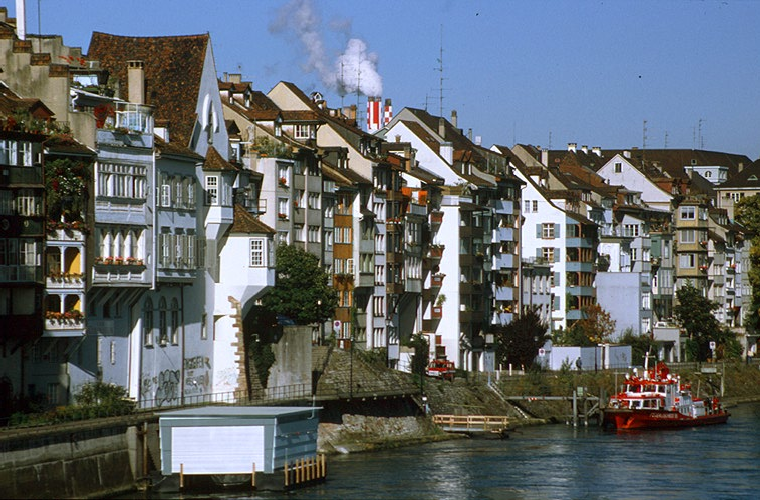
//> input picture basel3.bmp, 760 x 500 px
$ ./Source   (built with g++ and OpenCV 4)
//> lines starting //> are read from the running program, lines starting //| are printed output that depends on the picture
//> further down, image is the input picture: 500 rows x 760 cols, CV_8UC3; mean B, G, R 107.2, 102.8, 96.5
#include <iostream>
#include <opencv2/opencv.hpp>
#define _USE_MATH_DEFINES
#include <math.h>

using namespace cv;
using namespace std;

Mat HSI(Mat image) {			// Function to convert the image to HSI domain
	float red, green, blue, hue, saturation, intensity;
	Mat hsi_image(image.rows, image.cols, image.type());
	for (int i = 0; i < image.rows; i++)
	{
		for (int j = 0; j < image.cols; j++)
		{
			blue = image.at<Vec3b>(i, j)[0];
			green = image.at<Vec3b>(i, j)[1];
			red = image.at<Vec3b>(i, j)[2];

			intensity = (blue + green + red) / 3;

			int min_val = 0;
			min_val = std::min(red, std::min(blue, green));

			saturation = 1 - 3 * (min_val / (blue + green + red));
			if (saturation < 0.00001)
			{
				saturation = 0;
			}
			else if (saturation > 0.99999) {
				saturation = 1;
			}

			if (saturation != 0)
			{
				hue = 0.5 * ((red - green) + (red - blue)) / sqrt(((red - green)*(red - green)) + ((red - blue)*(green - blue)));
				hue = acos(hue);

				if (blue <= green)
				{
					hue = hue;
				}
				else {
					hue = ((360 * 3.14159265) / 180.0) - hue;
				}
			}

			// [4 lines of commented-out code are left out]
			hsi_image.at<Vec3b>(i, j)[2] = intensity;

		}
	}
//> this loop made 500 passes
//> (blue, green, red, intensity, saturation, hue) on passes 1 to 3: (191, 133, 98, 140.7, 0.303, 3.81), (195, 137, 102, 144.7, 0.295, 3.81), (197, 139, 104, 146.7, 0.291, 3.81)
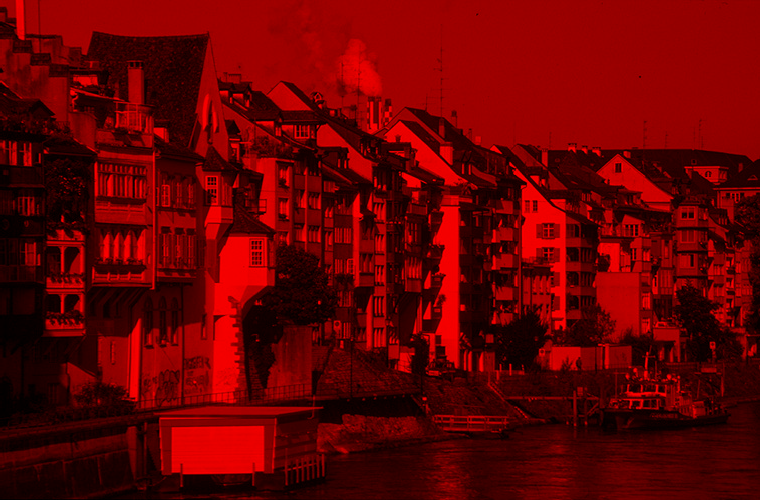
//> hsi_image: 500 rows x 760 cols, CV_8UC3; mean B, G, R 0, 0, 101.9
//> after the loop, blue = 89; green = 71; red = 42; intensity = 67.33; saturation = 0.376; hue = 3.53
	return hsi_image;
}

Mat CALCULATE_DCT(Mat hsi) {
	Mat dct_image(hsi.rows, hsi.cols, hsi.type());
	int height = hsi.rows - (hsi.rows % 8);		// To get the exact bound
//> height = 496
	int width = hsi.cols - (hsi.cols % 8);
//> width = 760
	float temp;

	for (int m = 0; m < height; m += 8)			// Further dividing into blocks
	{
		for (int n = 0; n < width; n += 8)
		{
			for (int i = m; i < m + 8; i++)
			{
				for (int j = n; j < n + 8; j++)
				{
					double Ci, Cj;
					temp = 0.0;
					if (i == 0) Ci = 1.0 / sqrt(2.0); else Ci = 1.0;
					if (j == 0) Cj = 1.0 / sqrt(2.0); else Cj = 1.0;
					for (int x = m; x < m + 8; x++)
					{
						for (int y = n; y < n + 8; y++)
						{
							temp += (hsi.at<Vec3b>(x, y)[2]) *(cos((((2 * x) + 1)) * ((i * 3.14159)) / (2 * 8))) *(cos((((2 * y) + 1)) * ((j * 3.14159)) / (2 * 8)));
						}
					}
					temp *= ((2 / sqrt(8 * 8)))*(Ci * Cj);
					dct_image.at<Vec3b>(i, j)[2] = int(temp);				// To finally add the value to dct_image matrix
				}
			}
		}
	}
//> this loop made 62 passes
//> temp on passes 1 to 12: 0.114, -0.468, -0.0702, -0.168, 0.587, -1, 0.251, 0.284, -0.419, 1.41, -0.615, 1.03
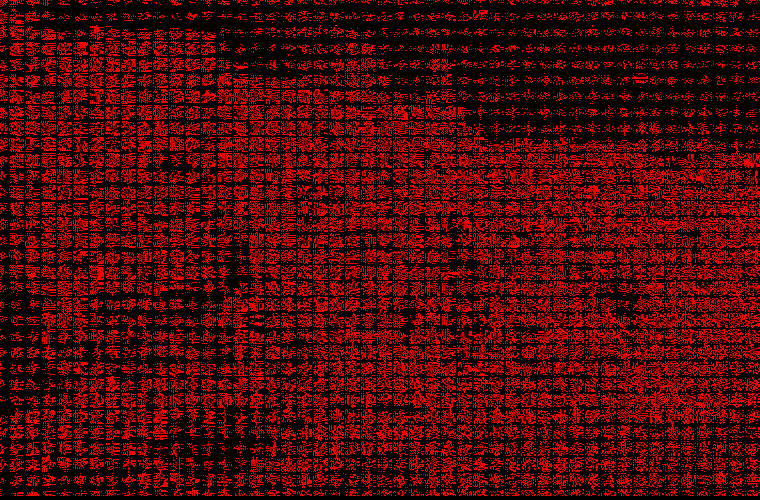
//> dct_image: 500 rows x 760 cols, CV_8UC3; mean B, G, R 0, 0, 76.7
//> after the loop, temp = 2.32

	return dct_image;

}

Mat CALCULATE_DCT_DC_PART(Mat dct) {

	int height = dct.rows - (dct.rows % 8);
//> height = 496
	int width = dct.cols - (dct.cols % 8);
//> width = 760
	float temp;
	Mat dct_dc_image(dct.rows, dct.cols, dct.type());
	dct_dc_image = dct.clone();
	for (int m = 0; m < height; m += 8)
	{
		for (int n = 0; n < width; n += 8)
		{
			for (int i = m; i < m + 8; i++)
			{
				for (int j = n; j < n + 8; j++)
				{
					double Ci, Cj;
					temp = 0.0;
					if (i == 0) Ci = 1.0 / sqrt(2.0); else Ci = 1;
					if (j == 0) Cj = 1.0 / sqrt(2.0); else Cj = 1;
					for (int x = m; x < m + 8; x++)
					{
						for (int y = n; y < n + 8; y++)
						{
							if (i == m && j == n)
							{
								dct_dc_image.at<Vec3b>(i, j)[2] = dct_dc_image.at<Vec3b>(i, j)[2];
							}
							else
							{
								dct_dc_image.at<Vec3b>(i, j)[2] = 0;
							}
						}
					}

				}
			}
		}
	}
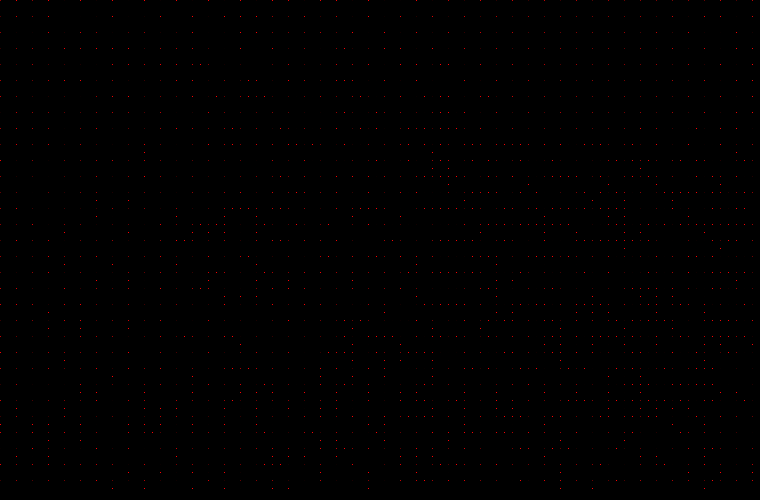
//> dct_dc_image: 500 rows x 760 cols, CV_8UC3; mean B, G, R 0, 0, 0.8
//> after the loop, temp = 0
	return dct_dc_image;
}
Mat CALCULATE_DCT_9_DC_PARTS(Mat dct) {
	Mat freqimg(dct.rows, dct.cols, dct.type());
	Mat dcts(dct.rows, dct.cols, dct.type());
	Mat d1(dct.rows, dct.cols, dct.type());

	dcts = dct.clone();

	int height = dct.rows - (dct.rows % 8);
//> height = 496
	int width = dct.cols - (dct.cols % 8);
//> width = 760
	float temp;

	Mat dct_9dc_image(dct.rows, dct.cols, dct.type());
	dct_9dc_image = dct.clone();
	for (int m = 0; m < height; m += 8)
	{
		for (int n = 0; n < width; n += 8)
		{
			for (int i = m; i < m + 8; i++)
			{
				for (int j = n; j < n + 8; j++)
				{
					double Ci, Cj;
					temp = 0.0;
					if (i == 0) Ci = 1.0 / sqrt(2.0); else Ci = 1;
					if (j == 0) Cj = 1.0 / sqrt(2.0); else Cj = 1;
					for (int x = m; x < m + 8; x++)
					{
						for (int y = n; y < n + 8; y++)
						{
							if (i == m && j == n || i == m && j == n + 1 || i == m && j == n + 2 || i == m && j == n + 3 || i == m + 1 && j == n || i == m + 1 && j == n + 1 || i == m + 1 && j == n + 2 || i == m + 2 && j == n || i == m + 2 && j == n + 1)
							{
								dct_9dc_image.at<Vec3b>(i, j)[2] = dct_9dc_image.at<Vec3b>(i, j)[2];
							}
							else
							{
								dct_9dc_image.at<Vec3b>(i, j)[2] = 0;
							}
						}
					}

				}
			}
		}
	}
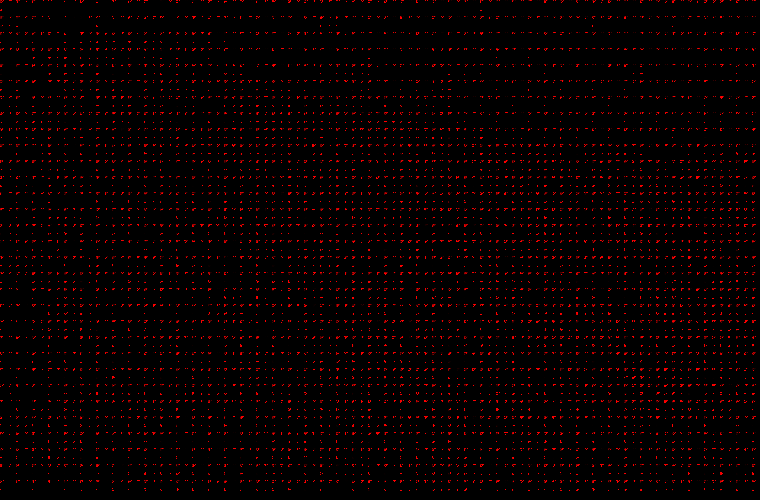
//> dct_9dc_image: 500 rows x 760 cols, CV_8UC3; mean B, G, R 0, 0, 9.2
//> after the loop, temp = 0
	return dct_9dc_image;
}

Mat CALCULATE_IDCT(Mat dct) {
	int height = dct.rows - (dct.rows % 8);
//> height = 496
	int width = dct.cols - (dct.cols % 8);
//> width = 760
	float temp;
	Mat idct_dc_image(dct.rows, dct.cols, dct.type());
	for (int m = 0; m < height; m += 8)
	{
		for (int n = 0; n < width; n += 8)
		{
			for (int i = m; i < m + 8; i++)
			{
				for (int j = n; j < n + 8; j++)
				{
					double Ci, Cj;
					temp = 0.0;
					if (i == 0) Ci = 1.0 / sqrt(2.0); else Ci = 1.0;
					if (j == 0) Cj = 1.0 / sqrt(2.0); else Cj = 1.0;
					for (int x = m; x < m + 8; x++)
					{
						for (int y = n; y < n + 8; y++)
						{

							temp += (dct.at<Vec3b>(x, y)[2]) *(cos((((2 * i) + 1)) * ((x * 3.14159)) / (2 * 8))) *(cos((((2 * j) + 1)) * ((y * 3.14159)) / (2 * 8))) *(Ci*Cj);
						}
					}
					temp *= ((2 / sqrt(8 * 8)));
					idct_dc_image.at<Vec3b>(i, j)[2] = int(temp);				//Finally adding the pixel values to idct_image
				}
			}
		}
	}
//> this loop made 62 passes
//> temp on passes 1 to 12: -46.16, 0, 54.26, 0, -6.14, 0, 58.19, 0, -62.61, 0, 62.61, 0
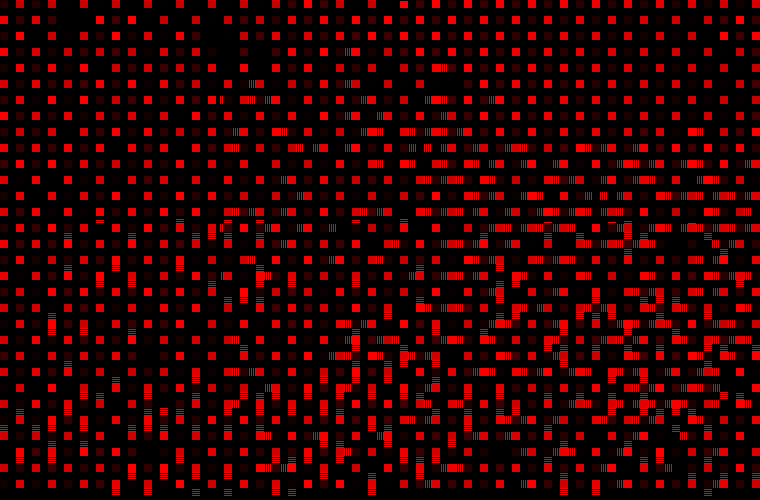
//> idct_dc_image: 500 rows x 760 cols, CV_8UC3; mean B, G, R 0, 0, 41.2
//> after the loop, temp = 0


	return idct_dc_image;
}


int main()
{
	std::ofstream ofs1, ofs2;
	ofs1.open("test.txt", std::ofstream::out | std::ofstream::app);
	ofs2.open("testfreqimg.txt", std::ofstream::out | std::ofstream::app);


	Mat image;

	// LOAD image
	image = imread("basel3.bmp", CV_LOAD_IMAGE_COLOR);
	if (image.empty())
		cerr << "Error: Loading image" << endl;

	Mat hsi(image.rows, image.cols, image.type());
	Mat dct_image(hsi.rows, hsi.cols, hsi.type());
	Mat dct_dc_image(hsi.rows, hsi.cols, hsi.type());
	Mat dct_9dc_image(hsi.rows, hsi.cols, hsi.type());
	Mat idct_dc_image(hsi.rows, hsi.cols, hsi.type());
	Mat idct_9dc_image(hsi.rows, hsi.cols, hsi.type());
	hsi = HSI(image);  //Conversion of image to HSI

	dct_image = CALCULATE_DCT(hsi);  // Creates a DCT image

	dct_dc_image = CALCULATE_DCT_DC_PART(dct_image); // Keeps only DC components in an image

	dct_9dc_image = CALCULATE_DCT_9_DC_PARTS(dct_image);  // Keeps the first 9 lowest frequencies

	idct_dc_image = CALCULATE_IDCT(dct_dc_image);  // IDCT OF DC COMPONENTS

	idct_9dc_image = CALCULATE_IDCT(dct_9dc_image); // IDCGT OF first 9 LOWEST FREQUENCY COMPONENTS
//> the loop in CALCULATE_IDCT (call 2), `for (int m = 0; m < height; m += 8)` made 62 passes
//> temp on passes 1 to 12: -54.26, 0, 31.45, 0, 75.73, 0.0481, -21.63, 0, 15.53, 0, 42.39, 0
//> after the loop in CALCULATE_IDCT (call 2), `for (int m = 0; m < height; m += 8)`:
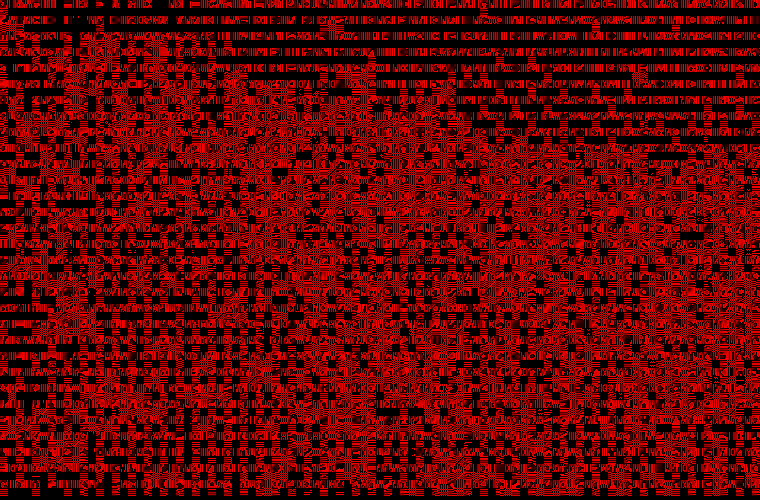
//> idct_dc_image: 500 rows x 760 cols, CV_8UC3; mean B, G, R 0, 0, 97.7
//> after the loop in CALCULATE_IDCT (call 2), `for (int m = 0; m < height; m += 8)`: temp = 0.471


													//namedWindow("AutoDCT image", CV_WINDOW_AUTOSIZE);


	namedWindow("IDCT(9DC) image", CV_WINDOW_AUTOSIZE);
	namedWindow("IDCT(DC) image", CV_WINDOW_AUTOSIZE);
	namedWindow("Only9DC image", CV_WINDOW_AUTOSIZE);
	namedWindow("OnlyDC image", CV_WINDOW_AUTOSIZE);
	namedWindow("DCT image", CV_WINDOW_AUTOSIZE);
	namedWindow("HSI image", CV_WINDOW_AUTOSIZE);
	namedWindow("RGB image", CV_WINDOW_AUTOSIZE);
	// [26 lines of commented-out code are left out]


	imshow("IDCT(9DC) image", idct_9dc_image);
	imshow("IDCT(DC) image", idct_dc_image);
	imshow("Only9DC image", dct_9dc_image);
	imshow("OnlyDC image", dct_dc_image);
	imshow("DCT image", dct_image);
	imshow("HSI image", hsi);
	imshow("RGB image", image);

	waitKey(0);
	return 0;
}
